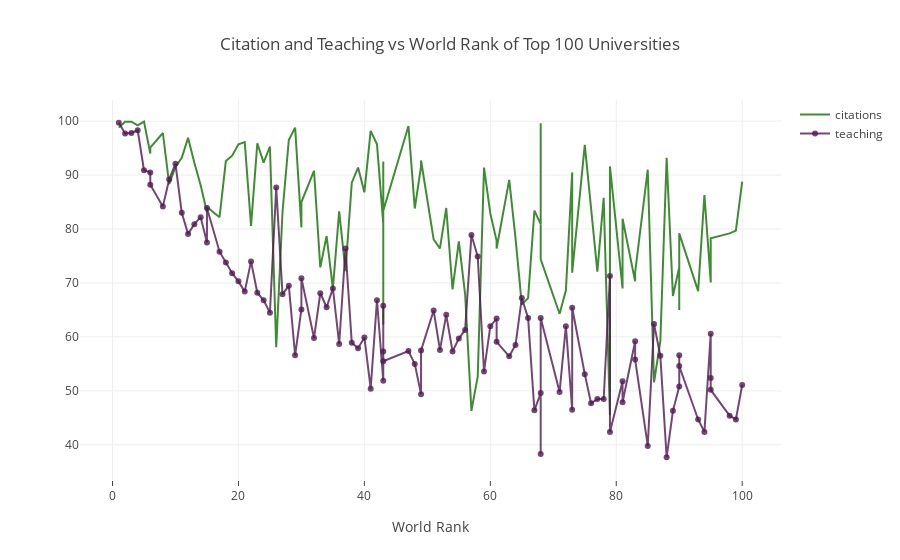

Notebook code cell kept with this figure:
### Markdown cell above
### Line Charts
Line Charts Example: Citation and Teaching vs World Rank of Top 100 Universities

- Import graph_objs as go
- Creating traces
    - x = x axis
    - y = y axis
    - mode = type of plot like marker, line or line + markers
    - name = name of the plots
    - marker = marker is used with dictionary.
        - color = color of lines. It takes RGB (red, green, blue) and opacity (alpha)
    - text = The hover text (hover is curser)
- data = is a list that we add traces into it
- layout = it is dictionary.
    - title = title of layout
    - x axis = it is dictionary
        - title = label of x axis
        - ticklen = length of x axis ticks
        - zeroline = showing zero line or not
- fig = it includes data and layout
- iplot() = plots the figure(fig) that is created by data and layout

### Code cell
#prepare dataframe
df = timesData.iloc[:100,:]

#import graph objects as "go"
import plotly.graph_objs as go

#Creating trace1
trace1 = go.Scatter(
                x = df.world_rank,
                y = df.citations,
                mode = "lines",
                name = "citations",
                marker = dict(color = 'rgba(16, 112, 2, 0.8)'),
                text = df.university_name)

#Creating trace2
trace2 = go.Scatter(
                x = df.world_rank,
                y = df.teaching,
                mode = "lines+markers",
                name = "teaching",
                marker = dict(color='rgba(80, 26, 80, 0.8)'),
                text = df.university_name)

data = [trace1, trace2]
layout = dict(title = "Citation and Teaching vs World Rank of Top 100 Universities",
             xaxis = dict(title= 'World Rank', ticklen= 5, zeroline=False))
fig = dict(data = data, layout = layout)
iplot(fig)

### Figure 1 — Plotly figure (JSON) as saved in the notebook; plotly's stock layout.template omitted (floating-point values rounded to 4 significant figures)
{"data": [{"marker": {"color": "rgba(16, 112, 2, 0.8)"}, "mode": "lines", "name": "citations", "text": ["Harvard University", "California Institute of Technology", "Massachusetts Institute of Technology", "Stanford University", "Princeton University", "University of Cambridge", "University of Oxford", "University of California, Berkeley", "Imperial College London", "Yale University", "University of California, Los Angeles", "University of Chicago", "Johns Hopkins University", "Cornell University", "ETH Zurich – Swiss Federal Institute of Technology Zurich", "University of Michigan", "University of Toronto", "Columbia University", "University of Pennsylvania", "Carnegie Mellon University", "University of Hong Kong", "University College London", "University of Washington", "Duke University", "Northwestern University", "University of Tokyo", "Georgia Institute of Technology", "Pohang University of Science and Technology", "University of California, Santa Barbara", "University of British Columbia", "University of North Carolina at Chapel Hill", "University of California, San Diego", "University of Illinois at Urbana-Champaign", "National University of Singapore", "McGill University", "University of Melbourne", "Peking University", "Washington University in St Louis", "École Polytechnique", "University of Edinburgh", "Hong Kong University of Science and Technology", "École Normale Supérieure", "Australian National University", "Karolinska Institute", "University of Göttingen", "University of Wisconsin", "Rice University", "École Polytechnique Fédérale de Lausanne", "University of California, Irvine", "University of Science and Technology of China", "Vanderbilt University", "University of Minnesota", "Tufts University", "University of California, Davis", "Brown University", "University of Massachusetts", "Kyoto University", "Tsinghua University", "Boston University", "New York University", "Emory University", "LMU Munich", "University of Notre Dame", "University of Pittsburgh", "Case Western Reserve University", "Ohio State University", "University of Colorado Boulder", "University of Bristol", "University of California, Santa Cruz", "Yeshiva University", "University of Sydney", "University of Virginia", "University of Adelaide", "University of Southern California", "William & Mary", "Trinity College Dublin", "King’s College London", "Stony Brook University", "Korea Advanced Institute of Science and Technology (KAIST)", "University of Sussex", "The University of Queensland", "University of York", "Heidelberg University", "University of Utah", "Durham University", "London School of Economics and Political Science", "University of Manchester", "Royal Holloway, University of London", "Lund University", "University of Southampton", "University of Zurich", "Wake Forest University", "McMaster University", "University College Dublin", "George Washington University", "University of Arizona", "University of Basel", "University of Maryland, College Park", "Dartmouth College", "École Normale Supérieure de Lyon"], "type": "scatter", "uid": "8d671e28-6fcf-4969-b4af-b0e0dc5ba52f", "x": ["1", "2", "3", "4", "5", "6", "6", "8", "9", "10", "11", "12", "13", "14", "15", "15", "17", "18", "19", "20", "21", "22", "23", "24", "25", "26", "27", "28", "29", "30", "30", "32", "33", "34", "35", "36", "37", "38", "39", "40", "41", "42", "43", "43", "43", "43", "47", "48", "49", "49", "51", "52", "53", "54", "55", "56", "57", "58", "59", "60", "61", "61", "63", "64", "65", "66", "67", "68", "68", "68", "71", "72", "73", "73", "75", "76", "77", "78", "79", "79", "81", "81", "83", "83", "85", "86", "87", "88", "89", "90", "90", "90", "93", "94", "95", "95", "95", "98", "99", "100"], "y": [98.8, 99.9, 99.9, 99.2, 99.9, 94, 95.1, 97.8, 88.3, 91.5, 93.2, 96.9, 92.3, 88.1, 83.1, 84.1, 82.2, 92.6, 93.6, 95.7, 96.1, 80.6, 95.9, 92.3, 95.3, 58.1, 83.2, 96.5, 98.8, 80.3, 85, 90.8, 72.9, 78.7, 69, 83.3, 72.2, 88.6, 91.4, 86.8, 98.2, 95.7, 81, 62.3, 92.5, 83.4, 99.1, 83.8, 91.6, 92.7, 78.1, 76.4, 83.9, 68.8, 77.7, 67.9, 46.3, 52.7, 91.4, 82.9, 77.8, 76.4, 89.1, 78.3, 66, 67.2, 83.4, 80.9, 99.6, 74.4, 64.3, 68.6, 90.5, 71.9, 95.6, 84.4, 72.1, 85.8, 45.5, 91.6, 69, 81.9, 70.3, 72, 91, 51.6, 59.2, 93.2, 67.6, 72.9, 65, 79.2, 68.5, 86.3, 70.2, 70.1, 78.3, 79.2, 79.7, 88.8]}, {"marker": {"color": "rgba(80, 26, 80, 0.8)"}, "mode": "lines+markers", "name": "teaching", "text": ["Harvard University", "California Institute of Technology", "Massachusetts Institute of Technology", "Stanford University", "Princeton University", "University of Cambridge", "University of Oxford", "University of California, Berkeley", "Imperial College London", "Yale University", "University of California, Los Angeles", "University of Chicago", "Johns Hopkins University", "Cornell University", "ETH Zurich – Swiss Federal Institute of Technology Zurich", "University of Michigan", "University of Toronto", "Columbia University", "University of Pennsylvania", "Carnegie Mellon University", "University of Hong Kong", "University College London", "University of Washington", "Duke University", "Northwestern University", "University of Tokyo", "Georgia Institute of Technology", "Pohang University of Science and Technology", "University of California, Santa Barbara", "University of British Columbia", "University of North Carolina at Chapel Hill", "University of California, San Diego", "University of Illinois at Urbana-Champaign", "National University of Singapore", "McGill University", "University of Melbourne", "Peking University", "Washington University in St Louis", "École Polytechnique", "University of Edinburgh", "Hong Kong University of Science and Technology", "École Normale Supérieure", "Australian National University", "Karolinska Institute", "University of Göttingen", "University of Wisconsin", "Rice University", "École Polytechnique Fédérale de Lausanne", "University of California, Irvine", "University of Science and Technology of China", "Vanderbilt University", "University of Minnesota", "Tufts University", "University of California, Davis", "Brown University", "University of Massachusetts", "Kyoto University", "Tsinghua University", "Boston University", "New York University", "Emory University", "LMU Munich", "University of Notre Dame", "University of Pittsburgh", "Case Western Reserve University", "Ohio State University", "University of Colorado Boulder", "University of Bristol", "University of California, Santa Cruz", "Yeshiva University", "University of Sydney", "University of Virginia", "University of Adelaide", "University of Southern California", "William & Mary", "Trinity College Dublin", "King’s College London", "Stony Brook University", "Korea Advanced Institute of Science and Technology (KAIST)", "University of Sussex", "The University of Queensland", "University of York", "Heidelberg University", "University of Utah", "Durham University", "London School of Economics and Political Science", "University of Manchester", "Royal Holloway, University of London", "Lund University", "University of Southampton", "University of Zurich", "Wake Forest University", "McMaster University", "University College Dublin", "George Washington University", "University of Arizona", "University of Basel", "University of Maryland, College Park", "Dartmouth College", "École Normale Supérieure de Lyon"], "type": "scatter", "uid": "1fb30cf7-9891-47e1-b0b6-2b2a8ccff481", "x": ["1", "2", "3", "4", "5", "6", "6", "8", "9", "10", "11", "12", "13", "14", "15", "15", "17", "18", "19", "20", "21", "22", "23", "24", "25", "26", "27", "28", "29", "30", "30", "32", "33", "34", "35", "36", "37", "38", "39", "40", "41", "42", "43", "43", "43", "43", "47", "48", "49", "49", "51", "52", "53", "54", "55", "56", "57", "58", "59", "60", "61", "61", "63", "64", "65", "66", "67", "68", "68", "68", "71", "72", "73", "73", "75", "76", "77", "78", "79", "79", "81", "81", "83", "83", "85", "86", "87", "88", "89", "90", "90", "90", "93", "94", "95", "95", "95", "98", "99", "100"], "y": [99.7, 97.7, 97.8, 98.3, 90.9, 90.5, 88.2, 84.2, 89.2, 92.1, 83, 79.1, 80.9, 82.2, 77.5, 83.9, 75.8, 73.8, 71.8, 70.3, 68.4, 74, 68.2, 66.8, 64.5, 87.7, 67.9, 69.5, 56.6, 65.1, 70.9, 59.8, 68.1, 65.5, 69, 58.7, 76.4, 58.9, 57.9, 59.9, 50.4, 66.8, 51.9, 65.8, 57.3, 55.5, 57.4, 55, 49.4, 57.5, 64.9, 57.6, 64.1, 57.3, 59.7, 61.3, 78.9, 74.9, 53.6, 62, 63.4, 59.1, 56.4, 58.5, 67.2, 63.5, 46.4, 49.6, 38.3, 63.5, 49.8, 62, 46.5, 65.4, 53.1, 47.7, 48.5, 48.5, 71.3, 42.4, 51.8, 47.9, 59.2, 55.8, 39.8, 62.4, 56.5, 37.7, 46.3, 50.8, 56.6, 54.6, 44.7, 42.4, 60.6, 52.4, 50.2, 45.4, 44.7, 51.1]}], "layout": {"title": {"text": "Citation and Teaching vs World Rank of Top 100 Universities"}, "xaxis": {"ticklen": 5, "title": {"text": "World Rank"}, "zeroline": false}}}
